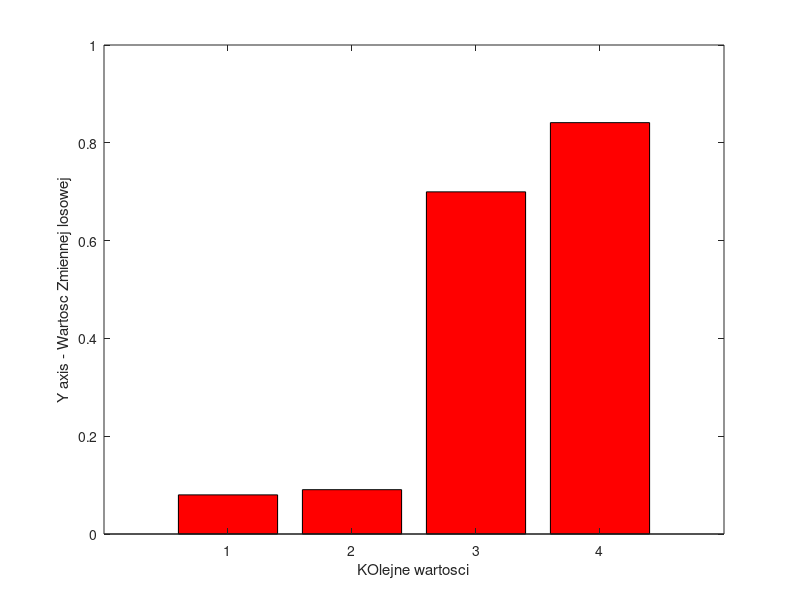

MATLAB code to generate this figure:
%% Zadanie 2 
% Stworz macierz liczb losowych z przedzilu (0,10 o wymiarach 1x4.
% Zilustruj zaanie graficznie
% Andrzej Swietek


clc;clear;

A = rand(1,4);

x = [1,2,3,4];

A


bar(x,A, 'r')

xlabel("KOlejne wartosci")
ylabel("Y axis - Wartosc Zmiennej losowej")